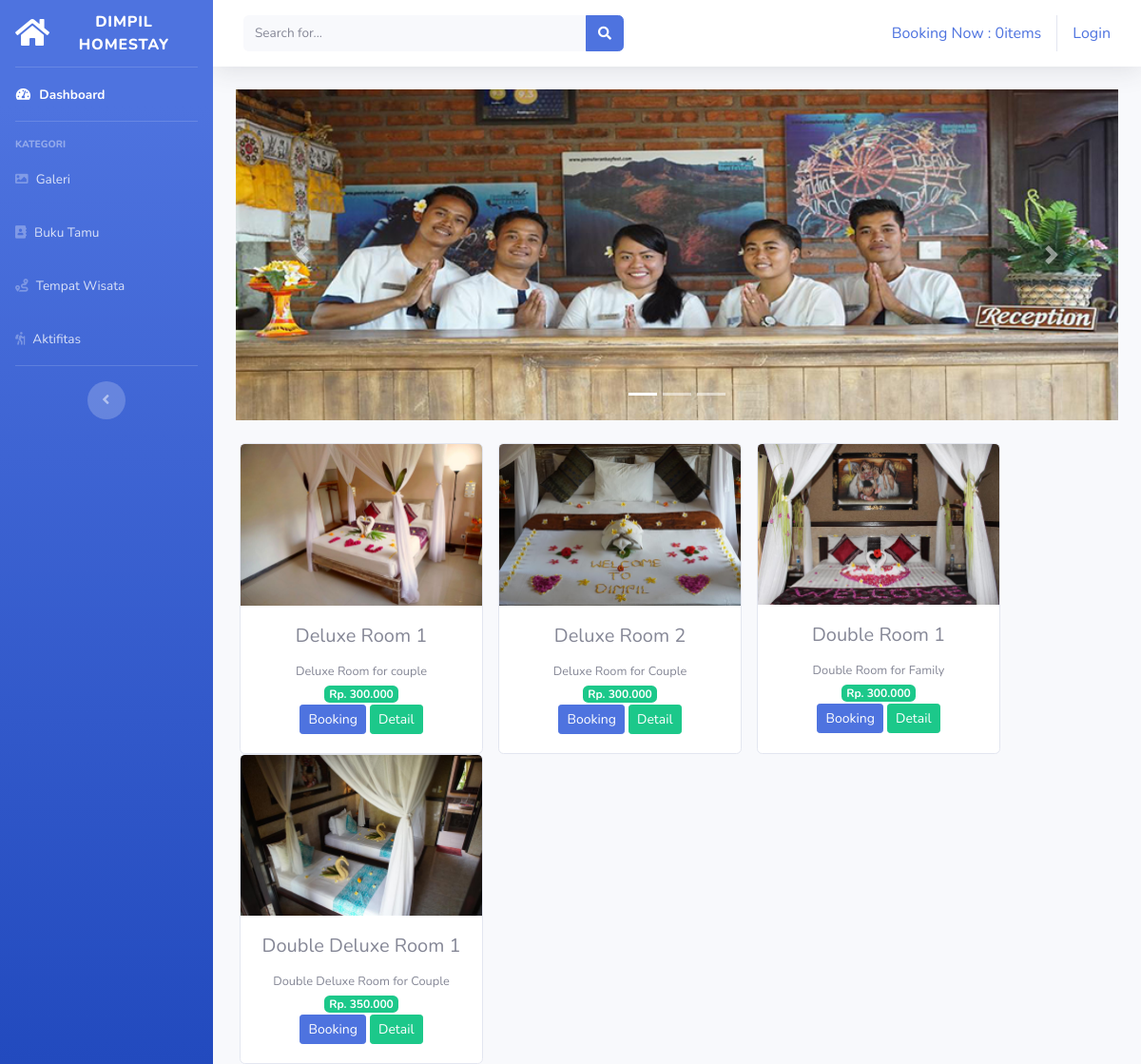
The app's page /dimpilhomestay/index.php with its own data.
### tables this page shows
CREATE TABLE `tb_akomodasi` (
  `id` int(11) NOT NULL,
  `nama_kamar` varchar(120) NOT NULL,
  `keterangan` varchar(225) NOT NULL,
  `kategori` varchar(60) NOT NULL,
  `harga` int(11) NOT NULL,
  `stok` int(4) NOT NULL,
  `gambar_kamar` text NOT NULL
);

### dimpilhomestay/application/controllers/Welcome.php (called while the page is built, shortened)
<?php
class Welcome extends CI_Controller {
	public function index()
	{
		$data['akomodasi'] = $this->model_akomodasi->tampil_data()->result();
		$this->load->view('templates/header');
		$this->load->view('templates/sidebar');
		$this->load->view('dashboard', $data);
		$this->load->view('templates/footer');
	}
}

### dimpilhomestay/index.php (called while the page is built, shortened)
<?php
require_once BASEPATH.'core/CodeIgniter.php';

### dimpilhomestay/application/models/model_akomodasi.php (called while the page is built, shortened)
<?php
class Model_akomodasi extends CI_Model{
	public function tampil_data(){
		return $this->db->get('tb_akomodasi');
	}
}

### dimpilhomestay/application/views/dashboard.php (the view, shortened to what this page needs)
<div class="container-fluid">
	<div id="carouselExampleIndicators" class="carousel slide" data-ride="carousel">
	  <ol class="carousel-indicators">
	    <li data-target="#carouselExampleIndicators" data-slide-to="0" class="active"></li>
	    <li data-target="#carouselExampleIndicators" data-slide-to="1"></li>
	    <li data-target="#carouselExampleIndicators" data-slide-to="2"></li>
	  </ol>
	  <div class="carousel-inner">
	    <div class="carousel-item active">
	      <img src="<?php echo base_url('assets/img/slider.jpg') ?>" class="d-block w-100" >
	    </div>
	  </div>
	  <a class="carousel-control-prev" href="#carouselExampleIndicators" role="button" data-slide="prev">
	    <span class="carousel-control-prev-icon" aria-hidden="true"></span>
	  </a>
	  <a class="carousel-control-next" href="#carouselExampleIndicators" role="button" data-slide="next">
	    <span class="carousel-control-next-icon" aria-hidden="true"></span>
	  </a>
	</div>
	<div class="row text-center mt-4">
		<?php foreach ($akomodasi as $a) : ?>
			<div class="card ml-3" style="width: 16rem;">
			  <img src="<?php echo base_url().'/uploads/'.$a->gambar_kamar ?>" class="card-img-top">
			  <div class="card-body">
			    <h5 class="card-title"><?php echo $a->nama_kamar ?></h5>
			    <small><?php echo $a->keterangan ?></small><br>
			    <span class="badge badge-success">Rp. <?php echo number_format($a->harga, 0,',','.') ?></span><br>
			    <?php echo anchor('dashboard/booking/'.$a->id, '<div class="btn btn-sm btn-primary">Booking</div>') ?>
			    <?php echo anchor('dashboard/detail/'.$a->id, '<div class="btn btn-sm btn-success">Detail</div>') ?>
			  </div>
			</div>
		<?php endforeach; ?>
	</div>
</div>
</div>

### dimpilhomestay/application/views/templates/header.php (shortened to what this page needs)
<!DOCTYPE html>
<html lang="en">
<head>
  <link href="<?php echo base_url() ?>assets/vendor/fontawesome-free/css/all.min.css" rel="stylesheet" type="text/css">
  <link href="<?php echo base_url() ?>assets/css/sb-admin-2.min.css" rel="stylesheet">
</head>

### dimpilhomestay/application/views/templates/sidebar.php (shortened to what this page needs)
<body id="page-top">
  <div id="wrapper">
    <ul class="navbar-nav bg-gradient-primary sidebar sidebar-dark accordion" id="accordionSidebar">
      <a class="sidebar-brand d-flex align-items-center justify-content-center" href="index.html">
        <div class="sidebar-brand-icon">
          <i class="fas fa-home"></i>
        </div>
        <div class="sidebar-brand-text mx-3">DIMPIL HOMESTAY</div>
      </a>
      <hr class="sidebar-divider my-0">
      <li class="nav-item active">
        <a class="nav-link" href="<?php echo base_url('Dashboard') ?>">
          <i class="fas fa-fw fa-tachometer-alt"></i>
          <span>Dashboard</span></a>
      </li>
      <hr class="sidebar-divider">
      <div class="sidebar-heading">
        KATEGORI
      </div>
      <li class="nav-item">
        <a class="nav-link" href="<?php echo base_url('Kategori/galeri') ?>">
          <i class="fas fa-image"></i>
          <span>Galeri</span></a>
      </li>
      <li class="nav-item">
        <a class="nav-link" href="<?php echo base_url('Kategori/buku_tamu') ?>">
          <i class="fas fa-address-book"></i>
          <span>Buku Tamu</span></a>
      </li>
      <li class="nav-item">
        <a class="nav-link" href="<?php echo base_url('Kategori/tempat_wisata') ?>">
          <i class="fas fa-route"></i>
          <span>Tempat Wisata</span></a>
      </li>
      <li class="nav-item">
        <a class="nav-link" href="<?php echo base_url('Kategori/aktifitas') ?>">
          <i class="fas fa-hiking"></i>
          <span>Aktifitas</span></a>
      </li>
      <hr class="sidebar-divider d-none d-md-block">
      <div class="text-center d-none d-md-inline">
        <button class="rounded-circle border-0" id="sidebarToggle"></button>
      </div>
    </ul>
    <div id="content-wrapper" class="d-flex flex-column">
      <div id="content">
        <nav class="navbar navbar-expand navbar-light bg-white topbar mb-4 static-top shadow">
          <form class="d-none d-sm-inline-block form-inline mr-auto ml-md-3 my-2 my-md-0 mw-100 navbar-search">
            <div class="input-group">
              <input type="text" class="form-control bg-light border-0 small" placeholder="Search for..." aria-label="Search" aria-describedby="basic-addon2">
              <div class="input-group-append">
                <button class="btn btn-primary" type="button">
                  <i class="fas fa-search fa-sm"></i>
                </button>
              </div>
            </div>
          </form>
          <ul class="navbar-nav ml-auto">
            <div class="navbar">
              <ul class="nav navbar-nav navbar-right">
                <li>
                  <?php
                  $booking = 'Booking Now : '.$this->cart->total_items().'items' ?>
                  <?php echo anchor('dashboard/detail_booking', $booking) ?>
                </li>
              </ul>
            <ul class="na navbar-nav navbar-right">
              <?php if($this->session->userdata('username')) { ?>
                <li><div>Selamat Datang <?php echo $this->session->userdata('username') ?></div></li>
                <li class="ml-2"><?php echo anchor('auth/logout', 'Logout'); ?></li>
              <?php } else { ?>
                <li><?php echo anchor('auth/login', 'Login'); ?></li>
              <?php } ?>
            </ul>
            </div>
          </ul>
        </nav>

### dimpilhomestay/application/views/templates/footer.php (shortened to what this page needs)
</body>
</html>

### records on screen
tb_akomodasi: gambar_kamar (picture), nama_kamar "Deluxe Room 1", keterangan "Deluxe Room for couple", harga "300.000", id "Booking", id "Detail"
tb_akomodasi: gambar_kamar (picture), nama_kamar "Deluxe Room 2", keterangan "Deluxe Room for Couple", harga "300.000", id "Booking", id "Detail"
tb_akomodasi: gambar_kamar (picture), nama_kamar "Double Room 1", keterangan "Double Room for Family", harga "300.000", id "Booking", id "Detail"
tb_akomodasi: gambar_kamar (picture), nama_kamar "Double Deluxe Room 1", keterangan "Double Deluxe Room for Couple", harga "350.000", id "Booking", id "Detail"

### other values on screen
anchor('dashboard/detail_booking', $booking) "Booking Now : 0items"
anchor('auth/login', 'Login') "Login"
